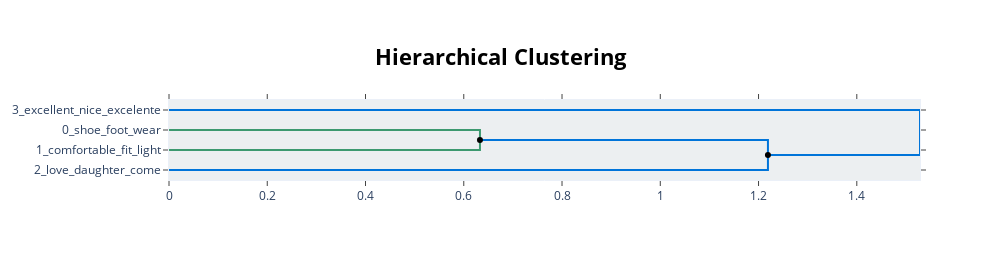

The notebook cell saved with this chart:
### Code cell
hierarchical_topics = model.hierarchical_topics(df['tokens'])
model.visualize_hierarchy(hierarchical_topics=hierarchical_topics)

### Figure 1 — Plotly figure (JSON) as saved in the notebook; plotly's stock layout.template omitted (floating-point values rounded to 4 significant figures)
{"data": [{"hoverinfo": "text", "marker": {"color": "rgb(61,153,112)"}, "mode": "lines", "text": ["shoe_foot_wear_comfortable_love", "", "", "comfortable_fit_light_great_love"], "type": "scatter", "x": [0, 0.633, 0.633, 0], "xaxis": "x", "y": [-15, -15, -25, -25], "yaxis": "y"}, {"hoverinfo": "text", "marker": {"color": "rgb(0,116,217)"}, "mode": "lines", "text": ["shoe_comfortable_fit_love_wear", "", "", "love_daughter_come_purchase_luv"], "type": "scatter", "x": [0.633, 1.219, 1.219, 0], "xaxis": "x", "y": [-20, -20, -35, -35], "yaxis": "y"}, {"hoverinfo": "text", "marker": {"color": "rgb(0,116,217)"}, "mode": "lines", "text": ["excellent_nice_excelente_perfect_purpose", "", "", "shoe_love_comfortable_fit_wear"], "type": "scatter", "x": [0, 1.529, 1.529, 1.219], "xaxis": "x", "y": [-5, -5, -27.5, -27.5], "yaxis": "y"}, {"hoverinfo": "text", "hovertext": ["shoe_comfortable_fit_love_wear"], "marker": {"color": "black"}, "mode": "markers", "showlegend": false, "type": "scatter", "x": [0.633], "y": [-20]}, {"hoverinfo": "text", "hovertext": ["shoe_love_comfortable_fit_wear"], "marker": {"color": "black"}, "mode": "markers", "showlegend": false, "type": "scatter", "x": [1.219], "y": [-27.5]}], "layout": {"autosize": false, "height": 260, "hoverlabel": {"bgcolor": "white", "font": {"family": "Rockwell", "size": 16}}, "hovermode": "closest", "plot_bgcolor": "#ECEFF1", "showlegend": false, "title": {"font": {"color": "Black", "size": 22}, "text": "<b>Hierarchical Clustering</b>", "x": 0.5, "xanchor": "center", "yanchor": "top"}, "width": 1000, "xaxis": {"mirror": "allticks", "rangemode": "tozero", "showgrid": false, "showline": true, "showticklabels": true, "ticks": "outside", "type": "linear", "zeroline": false}, "yaxis": {"mirror": "allticks", "range": [-40, 0], "rangemode": "tozero", "showgrid": false, "showline": true, "showticklabels": true, "tickmode": "array", "ticks": "outside", "ticktext": ["3_excellent_nice_excelente", "0_shoe_foot_wear", "1_comfortable_fit_light", "2_love_daughter_come"], "tickvals": [-5, -15, -25, -35], "type": "linear", "zeroline": false}}}
